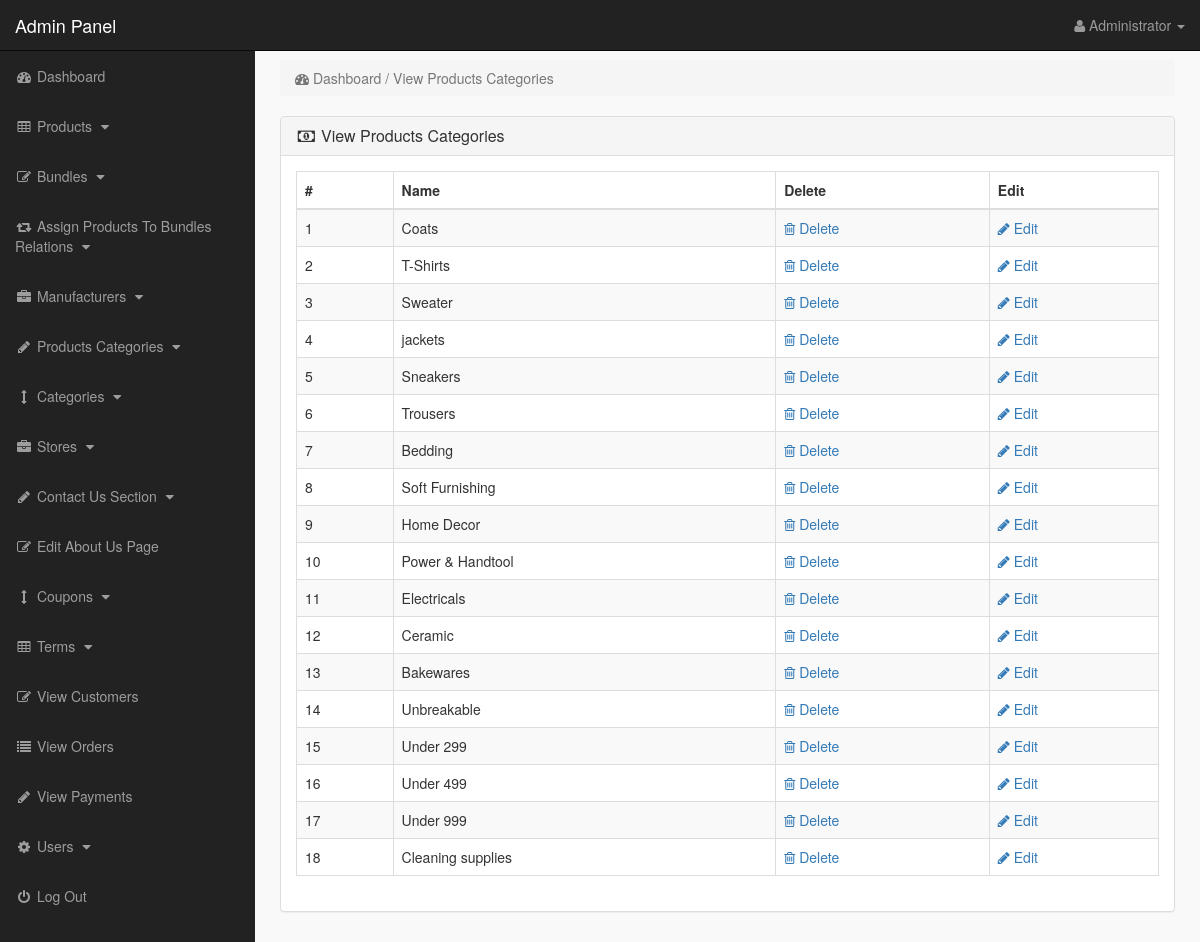
Screenshot of /admin_area/index.php?view_p_cats (signed in) with the database file from the repository.
### tables this page shows
CREATE TABLE `product_categories` (
  `p_cat_id` int(10) NOT NULL,
  `p_cat_title` text NOT NULL,
  `p_cat_top` text NOT NULL,
  `p_cat_image` text NOT NULL
);

### admin_area/view_p_cats.php (the view)
<?php
if(!isset($_SESSION['admin_email'])){
echo "<script>window.open('login.php','_self')</script>";
}
else {
?>
<div class="row">
<div class="col-lg-12">
<ol class="breadcrumb">
<li class="active">
<i class="fa fa-dashboard"></i> Dashboard / View Products Categories
</li>
</ol>
</div>
</div>
<div class="row">
<div class="col-lg-12">
<div class="panel panel-default">
<div class="panel-heading">
<h3 class="panel-title">
<i class="fa fa-money fa-fw"> </i> View Products Categories
</h3>
</div>
<div class="panel-body">
<div class="table-responsive">
<table class="table table-bordered table-hover table-striped">
<thead>
<tr>
<th>#</th>
<th>Name</th>
<th>Delete</th>
<th>Edit</th>
</tr>
</thead>
<tbody>
<?php
$i=0;
$get_p_cats = "select * from product_categories";
$run_p_cats = mysqli_query($con,$get_p_cats);
while($row_p_cats = mysqli_fetch_array($run_p_cats)){
$p_cat_id = $row_p_cats['p_cat_id'];
$p_cat_title = $row_p_cats['p_cat_title'];
$i++;
?>
<tr>
<td> <?php echo $i; ?> </td>
<td> <?php echo $p_cat_title; ?> </td>
<td>
<a href="index.php?delete_p_cat=<?php echo $p_cat_id; ?>">
<i class="fa fa-trash-o"></i> Delete
</a>
</td>
<td>
<a href="index.php?edit_p_cat=<?php echo $p_cat_id; ?>">
<i class="fa fa-pencil"></i> Edit
</a>
</td>
</tr>
<?php } ?>
</tbody>
</table>
</div>
</div>
</div>
</div>
</div>
<?php } ?>

### admin_area/includes/sidebar.php (shortened to what this page needs)
<?php
if(!isset($_SESSION['admin_email'])){
echo "<script>window.open('login.php','_self')</script>";
}
else {
?>
<nav class="navbar navbar-inverse navbar-fixed-top" >
<div class="navbar-header" >
<a class="navbar-brand" href="index.php?dashboard" >Admin Panel</a>
</div>
<ul class="nav navbar-right top-nav" >
<li class="dropdown" >
<a href="#" class="dropdown-toggle" data-toggle="dropdown" >
<i class="fa fa-user" ></i>
<?php echo $admin_name; ?> <b class="caret" ></b>
</a>
</li>
</ul>
<div class="collapse navbar-collapse navbar-ex1-collapse">
<ul class="nav navbar-nav side-nav">
<li>
<a href="index.php?dashboard">
<i class="fa fa-fw fa-dashboard"></i> Dashboard
</a>
</li>
<li>
<a href="#" data-toggle="collapse" data-target="#products">
<i class="fa fa-fw fa-table"></i> Products
<i class="fa fa-fw fa-caret-down"></i>
</a>
</li>
<li>
<a href="#" data-toggle="collapse" data-target="#bundles">
<i class="fa fa-fw fa-edit"></i> Bundles
<i class="fa fa-fw fa-caret-down"></i>
</a>
</li>
<li>
<a href="#" data-toggle="collapse" data-target="#relations">
<i class="fa fa-fw fa-retweet"></i> Assign Products To Bundles Relations
<i class="fa fa-fw fa-caret-down"></i>
</a>
</li>
<li>
<a href="#" data-toggle="collapse" data-target="#manufacturers">
<i class="fa fa-fw fa-briefcase"></i> Manufacturers
<i class="fa fa-fw fa-caret-down"></i>
</a>
</li>
<li>
<a href="#" data-toggle="collapse" data-target="#p_cat">
<i class="fa fa-fw fa-pencil"></i> Products Categories
<i class="fa fa-fw fa-caret-down"></i>
</a>
</li>
<li>
<a href="#" data-toggle="collapse" data-target="#cat">
<i class="fa fa-fw fa-arrows-v"></i> Categories
<i class="fa fa-fw fa-caret-down"></i>
</a>
</li>
<li>
<a href="#" data-toggle="collapse" data-target="#store">
<i class="fa fa-fw fa-briefcase"></i> Stores
<i class="fa fa-fw fa-caret-down"></i>
</a>
</li>
<li>
<a href="#" data-toggle="collapse" data-target="#contact_us">
<i class="fa fa-fw fa-pencil"> </i> Contact Us Section
<i class="fa fa-fw fa-caret-down"></i>
</a>
</li>
<li>
<a href="index.php?edit_about_us">
<i class="fa fa-fw fa-edit"></i> Edit About Us Page
</a>
</li>
<li>
<a href="#" data-toggle="collapse" data-target="#coupons">
<i class="fa fa-fw fa-arrows-v"></i> Coupons
<i class="fa fa-fw fa-caret-down"></i>
</a>
</li>
<li>
<a href="#" data-toggle="collapse" data-target="#terms" >
<i class="fa fa-fw fa-table"></i> Terms
<i class="fa fa-fw fa-caret-down"></i>
</a>
</li>
<li>
<a href="index.php?view_customers">
<i class="fa fa-fw fa-edit"></i> View Customers
</a>
</li>
<li>
<a href="index.php?view_orders">
<i class="fa fa-fw fa-list"></i> View Orders
</a>
</li>
<li>
<a href="index.php?view_payments">
<i class="fa fa-fw fa-pencil"></i> View Payments
</a>
</li>
<li>
<a href="#" data-toggle="collapse" data-target="#users">
<i class="fa fa-fw fa-gear"></i> Users
<i class="fa fa-fw fa-caret-down"></i>
</a>
</li>
<li>
<a href="logout.php">
<i class="fa fa-fw fa-power-off"></i> Log Out
</a>
</li>
</ul>
</div>
</nav>
<?php } ?>

### admin_area/css/style.css (style rules this page uses)
body { margin-top:100px; }
@media (min-width: 768px) { body { margin-top:50px; } }
.top-nav { padding:0 15px; }
.top-nav>li { display:inline-block; float:left; }
.top-nav>li>a { padding-top:15px; padding-bottom:15px; line-height:20px; color:#999; }
@media (min-width: 768px) { .side-nav { position:fixed; top:51px; width:255px; border-radius:0; overflow-y:auto; background-color: #222; bottom:0; overflow-x:hidden; padding-bottom:40px; } }
@media (min-width: 768px) { .side-nav>li>a { width:255px; } }
.panel-body { border-radius:5px; }

### rows the page displays
product_categories: p_cat_title "Coats"
product_categories: p_cat_title "T-Shirts"
product_categories: p_cat_title "Sweater"
product_categories: p_cat_title "jackets"
product_categories: p_cat_title "Sneakers"
product_categories: p_cat_title "Trousers"
product_categories: p_cat_title "Bedding"
product_categories: p_cat_title "Soft Furnishing"
product_categories: p_cat_title "Home Decor"
product_categories: p_cat_title "Power & Handtool"
product_categories: p_cat_title "Electricals"
product_categories: p_cat_title "Ceramic"
product_categories: p_cat_title "Bakewares"
product_categories: p_cat_title "Unbreakable"
product_categories: p_cat_title "Under 299"
product_categories: p_cat_title "Under 499"
product_categories: p_cat_title "Under 999"
product_categories: p_cat_title "Cleaning supplies"

### other values shown
$admin_name "Administrator"
